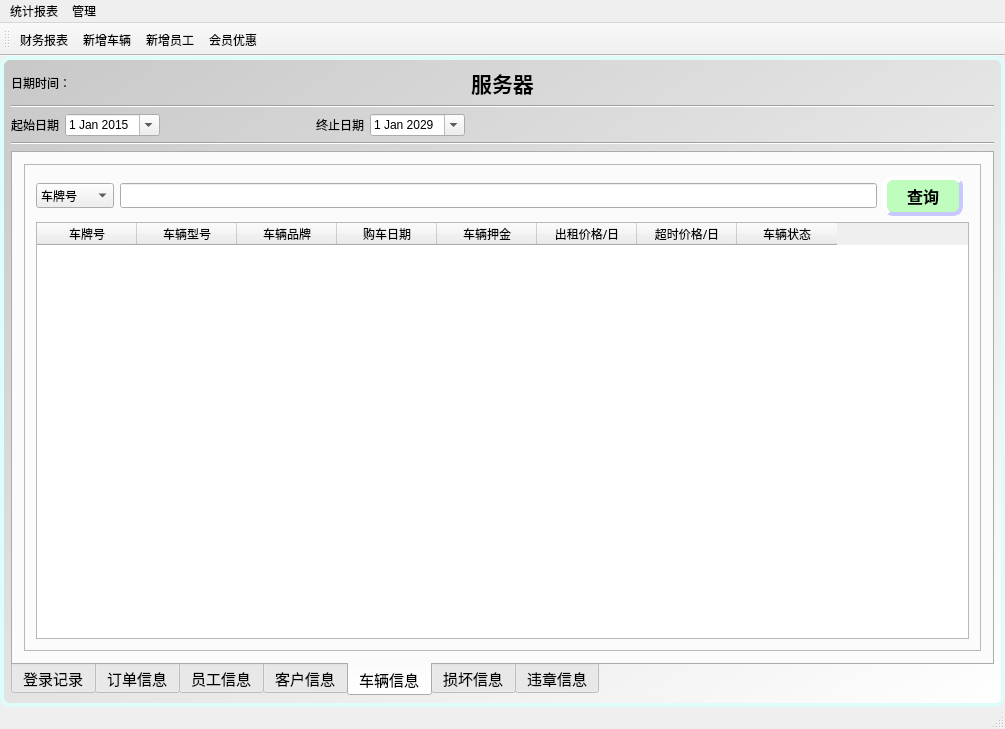
<?xml version="1.0" encoding="UTF-8"?>
<ui version="4.0">
 <class>MainWindow</class>
 <widget class="QMainWindow" name="MainWindow">
  <property name="geometry">
   <rect>
    <x>0</x>
    <y>0</y>
    <width>1005</width>
    <height>729</height>
   </rect>
  </property>
  <property name="windowTitle">
   <string>Server</string>
  </property>
  <property name="styleSheet">
   <string notr="true">QPushButton{
	border-style:outset;
	background-color:rgba(190, 253, 190);
	border-width:4px;
	border-radius:10px;
	border-color:rgba(200,200,255,255);
	font:bold 16px;
	color:rgba(0,0,0,255);
	padding:4px;
}
QPushButton:pressed{
    border-style:inset;
}
QPushButton:hover{
    background-color:rgba(148, 221, 132);
    color:rgba(0,0,0,200);
}
#centralWidget{
	background-color: qlineargradient(spread:repeat, x1:0, y1:0, x2:1, y2:1, stop:0 rgba(200, 200, 200, 255), stop:1 rgba(255, 255, 255, 255));
	border-style:solid;
	border-width:4px;
	border-radius:10px;
	border-color:rgba(222,252,249);
	font:bold 16px;
	color:rgba(0,0,0,255);
}</string>
  </property>
  <widget class="QWidget" name="centralWidget">
   <layout class="QGridLayout" name="gridLayout">
    <item row="0" column="0">
     <layout class="QHBoxLayout" name="horizontalLayout">
      <item>
       <widget class="QLabel" name="label_2">
        <property name="styleSheet">
         <string notr="true">
            anchors.fill: parent
            verticalAlignment: Text.AlignVCenter
            horizontalAlignment: styleData.textAlignment
            anchors.leftMargin: 12
            text: styleData.value
            elide: Text.ElideRight
            color: textColor
            renderType: Text.NativeRendering</string>
        </property>
        <property name="text">
         <string>日期时间：</string>
        </property>
       </widget>
      </item>
      <item>
       <widget class="QLabel" name="labelDateTime">
        <property name="text">
         <string/>
        </property>
       </widget>
      </item>
      <item>
       <spacer name="horizontalSpacer">
        <property name="orientation">
         <enum>Qt::Horizontal</enum>
        </property>
        <property name="sizeHint" stdset="0">
         <size>
          <width>40</width>
          <height>20</height>
         </size>
        </property>
       </spacer>
      </item>
     </layout>
    </item>
    <item row="0" column="1">
     <widget class="QLabel" name="label">
      <property name="frameShape">
       <enum>QFrame::NoFrame</enum>
      </property>
      <property name="frameShadow">
       <enum>QFrame::Sunken</enum>
      </property>
      <property name="text">
       <string>&lt;html&gt;&lt;head/&gt;&lt;body&gt;&lt;p&gt;&lt;span style=&quot; font-size:16pt; font-weight:600; color:#000000;&quot;&gt;服务器&lt;/span&gt;&lt;/p&gt;&lt;/body&gt;&lt;/html&gt;</string>
      </property>
      <property name="textFormat">
       <enum>Qt::RichText</enum>
      </property>
      <property name="alignment">
       <set>Qt::AlignCenter</set>
      </property>
      <property name="wordWrap">
       <bool>false</bool>
      </property>
      <property name="margin">
       <number>1</number>
      </property>
     </widget>
    </item>
    <item row="0" column="2">
     <spacer name="horizontalSpacer_2">
      <property name="orientation">
       <enum>Qt::Horizontal</enum>
      </property>
      <property name="sizeHint" stdset="0">
       <size>
        <width>379</width>
        <height>20</height>
       </size>
      </property>
     </spacer>
    </item>
    <item row="1" column="0" colspan="3">
     <widget class="Line" name="line_2">
      <property name="orientation">
       <enum>Qt::Horizontal</enum>
      </property>
     </widget>
    </item>
    <item row="2" column="0">
     <layout class="QHBoxLayout" name="horizontalLayout_4">
      <item>
       <layout class="QHBoxLayout" name="horizontalLayout_2">
        <item>
         <widget class="QLabel" name="label_3">
          <property name="text">
           <string>起始日期</string>
          </property>
         </widget>
        </item>
        <item>
         <widget class="QDateEdit" name="startDateEdit">
          <property name="calendarPopup">
           <bool>true</bool>
          </property>
          <property name="date">
           <date>
            <year>2015</year>
            <month>1</month>
            <day>1</day>
           </date>
          </property>
         </widget>
        </item>
       </layout>
      </item>
      <item>
       <spacer name="horizontalSpacer_3">
        <property name="orientation">
         <enum>Qt::Horizontal</enum>
        </property>
        <property name="sizeHint" stdset="0">
         <size>
          <width>40</width>
          <height>20</height>
         </size>
        </property>
       </spacer>
      </item>
      <item>
       <layout class="QHBoxLayout" name="horizontalLayout_3">
        <item>
         <widget class="QLabel" name="label_4">
          <property name="text">
           <string>终止日期</string>
          </property>
         </widget>
        </item>
        <item>
         <widget class="QDateEdit" name="closingDateEdit">
          <property name="calendarPopup">
           <bool>true</bool>
          </property>
          <property name="date">
           <date>
            <year>2029</year>
            <month>1</month>
            <day>1</day>
           </date>
          </property>
         </widget>
        </item>
       </layout>
      </item>
     </layout>
    </item>
    <item row="3" column="0" colspan="3">
     <widget class="Line" name="line">
      <property name="orientation">
       <enum>Qt::Horizontal</enum>
      </property>
     </widget>
    </item>
    <item row="4" column="0" colspan="3">
     <widget class="QTabWidget" name="tabWidget">
      <property name="font">
       <font>
        <family>楷体</family>
        <pointsize>11</pointsize>
       </font>
      </property>
      <property name="focusPolicy">
       <enum>Qt::WheelFocus</enum>
      </property>
      <property name="autoFillBackground">
       <bool>false</bool>
      </property>
      <property name="styleSheet">
       <string notr="true">selection-background-color: rgb(211, 244, 255);
selection-color: rgb(255, 92, 95);</string>
      </property>
      <property name="tabPosition">
       <enum>QTabWidget::South</enum>
      </property>
      <property name="tabShape">
       <enum>QTabWidget::Rounded</enum>
      </property>
      <property name="currentIndex">
       <number>4</number>
      </property>
      <widget class="QWidget" name="tab">
       <property name="styleSheet">
        <string notr="true">border-top-color: rgb(134, 255, 78);</string>
       </property>
       <attribute name="title">
        <string>登录记录</string>
       </attribute>
       <layout class="QGridLayout" name="gridLayout_2">
        <item row="0" column="0">
         <widget class="QFrame" name="frame">
          <property name="frameShape">
           <enum>QFrame::StyledPanel</enum>
          </property>
          <property name="frameShadow">
           <enum>QFrame::Sunken</enum>
          </property>
          <layout class="QGridLayout" name="gridLayout_11">
           <item row="0" column="0">
            <widget class="QTableWidget" name="log">
             <property name="sortingEnabled">
              <bool>true</bool>
             </property>
             <column>
              <property name="text">
               <string>时间</string>
              </property>
             </column>
             <column>
              <property name="text">
               <string>对象</string>
              </property>
             </column>
             <column>
              <property name="text">
               <string>事件</string>
              </property>
             </column>
            </widget>
           </item>
          </layout>
         </widget>
        </item>
       </layout>
      </widget>
      <widget class="QWidget" name="tab_2">
       <attribute name="title">
        <string>订单信息</string>
       </attribute>
       <layout class="QGridLayout" name="gridLayout_3">
        <item row="0" column="0">
         <widget class="QFrame" name="frame_2">
          <property name="frameShape">
           <enum>QFrame::StyledPanel</enum>
          </property>
          <property name="frameShadow">
           <enum>QFrame::Sunken</enum>
          </property>
          <layout class="QGridLayout" name="gridLayout_10">
           <item row="0" column="0">
            <layout class="QHBoxLayout" name="horizontalLayout_5">
             <item>
              <widget class="QComboBox" name="comboBoxRentInfo">
               <property name="cursor">
                <cursorShape>PointingHandCursor</cursorShape>
               </property>
               <item>
                <property name="text">
                 <string>订单编号</string>
                </property>
               </item>
               <item>
                <property name="text">
                 <string>身份证号</string>
                </property>
               </item>
               <item>
                <property name="text">
                 <string>员工编号</string>
                </property>
               </item>
               <item>
                <property name="text">
                 <string>车牌号</string>
                </property>
               </item>
              </widget>
             </item>
             <item>
              <widget class="QLineEdit" name="lineEditRentInfo"/>
             </item>
             <item>
              <widget class="QPushButton" name="pushBtnFindRent">
               <property name="minimumSize">
                <size>
                 <width>80</width>
                 <height>30</height>
                </size>
               </property>
               <property name="cursor">
                <cursorShape>PointingHandCursor</cursorShape>
               </property>
               <property name="text">
                <string>查询</string>
               </property>
              </widget>
             </item>
            </layout>
           </item>
           <item row="1" column="0">
            <widget class="QTableWidget" name="tableWidgetRentInfo">
             <property name="gridStyle">
              <enum>Qt::SolidLine</enum>
             </property>
             <property name="sortingEnabled">
              <bool>true</bool>
             </property>
             <column>
              <property name="text">
               <string>订单编号</string>
              </property>
             </column>
             <column>
              <property name="text">
               <string>身份证号</string>
              </property>
             </column>
             <column>
              <property name="text">
               <string>员工编号</string>
              </property>
             </column>
             <column>
              <property name="text">
               <string>车牌号</string>
              </property>
             </column>
             <column>
              <property name="text">
               <string>订单日期</string>
              </property>
             </column>
             <column>
              <property name="text">
               <string>取车日期</string>
              </property>
             </column>
             <column>
              <property name="text">
               <string>还车日期</string>
              </property>
             </column>
             <column>
              <property name="text">
               <string>缴费费用</string>
              </property>
             </column>
             <column>
              <property name="text">
               <string>实缴押金</string>
              </property>
             </column>
             <column>
              <property name="text">
               <string>订单状态</string>
              </property>
             </column>
             <column>
              <property name="text">
               <string>租车时长/日</string>
              </property>
             </column>
            </widget>
           </item>
          </layout>
         </widget>
        </item>
       </layout>
      </widget>
      <widget class="QWidget" name="tab_3">
       <property name="cursor">
        <cursorShape>ArrowCursor</cursorShape>
       </property>
       <attribute name="title">
        <string>员工信息</string>
       </attribute>
       <layout class="QGridLayout" name="gridLayout_4">
        <item row="0" column="0">
         <widget class="QFrame" name="frame_3">
          <property name="frameShape">
           <enum>QFrame::StyledPanel</enum>
          </property>
          <property name="frameShadow">
           <enum>QFrame::Sunken</enum>
          </property>
          <layout class="QGridLayout" name="gridLayout_8">
           <item row="0" column="0">
            <layout class="QHBoxLayout" name="horizontalLayout_6">
             <item>
              <widget class="QComboBox" name="comboBoxEmployeeInfo">
               <property name="cursor">
                <cursorShape>PointingHandCursor</cursorShape>
               </property>
               <item>
                <property name="text">
                 <string>员工姓名</string>
                </property>
               </item>
               <item>
                <property name="text">
                 <string>员工编号</string>
                </property>
               </item>
               <item>
                <property name="text">
                 <string>电话号码</string>
                </property>
               </item>
              </widget>
             </item>
             <item>
              <widget class="QLineEdit" name="lineEditEmployeeInfo"/>
             </item>
             <item>
              <widget class="QPushButton" name="pushBtnFindEmployee">
               <property name="minimumSize">
                <size>
                 <width>80</width>
                 <height>30</height>
                </size>
               </property>
               <property name="cursor">
                <cursorShape>PointingHandCursor</cursorShape>
               </property>
               <property name="text">
                <string>查询</string>
               </property>
              </widget>
             </item>
            </layout>
           </item>
           <item row="1" column="0">
            <widget class="QTableWidget" name="tableWidgetEmployeeInfo">
             <property name="sortingEnabled">
              <bool>true</bool>
             </property>
             <column>
              <property name="text">
               <string>员工编号</string>
              </property>
             </column>
             <column>
              <property name="text">
               <string>登录密码</string>
              </property>
             </column>
             <column>
              <property name="text">
               <string>员工姓名</string>
              </property>
             </column>
             <column>
              <property name="text">
               <string>员工性别</string>
              </property>
             </column>
             <column>
              <property name="text">
               <string>电话号码</string>
              </property>
             </column>
             <column>
              <property name="text">
               <string>入职日期</string>
              </property>
             </column>
             <column>
              <property name="text">
               <string>员工类别</string>
              </property>
             </column>
            </widget>
           </item>
          </layout>
         </widget>
        </item>
       </layout>
      </widget>
      <widget class="QWidget" name="tab_4">
       <attribute name="title">
        <string>客户信息</string>
       </attribute>
       <layout class="QGridLayout" name="gridLayout_5">
        <item row="0" column="0">
         <widget class="QFrame" name="frame_4">
          <property name="frameShape">
           <enum>QFrame::StyledPanel</enum>
          </property>
          <property name="frameShadow">
           <enum>QFrame::Sunken</enum>
          </property>
          <layout class="QGridLayout" name="gridLayout_7">
           <item row="0" column="0">
            <layout class="QHBoxLayout" name="horizontalLayout_7">
             <item>
              <widget class="QComboBox" name="comboBoxUserInfo">
               <property name="cursor">
                <cursorShape>PointingHandCursor</cursorShape>
               </property>
               <item>
                <property name="text">
                 <string>客户姓名</string>
                </property>
               </item>
               <item>
                <property name="text">
                 <string>身份证号</string>
                </property>
               </item>
               <item>
                <property name="text">
                 <string>手机号码</string>
                </property>
               </item>
              </widget>
             </item>
             <item>
              <widget class="QLineEdit" name="lineEditUserInfo"/>
             </item>
             <item>
              <widget class="QPushButton" name="pushBtnFindUser">
               <property name="minimumSize">
                <size>
                 <width>80</width>
                 <height>30</height>
                </size>
               </property>
               <property name="cursor">
                <cursorShape>PointingHandCursor</cursorShape>
               </property>
               <property name="text">
                <string>查询</string>
               </property>
              </widget>
             </item>
            </layout>
           </item>
           <item row="1" column="0">
            <widget class="QTableWidget" name="tableWidgetUserInfo">
             <property name="sortingEnabled">
              <bool>true</bool>
             </property>
             <column>
              <property name="text">
               <string>身份证号</string>
              </property>
             </column>
             <column>
              <property name="text">
               <string>登录密码</string>
              </property>
             </column>
             <column>
              <property name="text">
               <string>电话号码</string>
              </property>
             </column>
             <column>
              <property name="text">
               <string>用户姓名</string>
              </property>
             </column>
             <column>
              <property name="text">
               <string>用户性别</string>
              </property>
             </column>
             <column>
              <property name="text">
               <string>用户生日</string>
              </property>
             </column>
             <column>
              <property name="text">
               <string>会员等级</string>
              </property>
             </column>
             <column>
              <property name="text">
               <string>信誉积分</string>
              </property>
             </column>
             <column>
              <property name="text">
               <string>账户余额</string>
              </property>
             </column>
             <column>
              <property name="text">
               <string>注册日期</string>
              </property>
             </column>
             <column>
              <property name="text">
               <string>密保问题</string>
              </property>
             </column>
             <column>
              <property name="text">
               <string>密保答案</string>
              </property>
             </column>
            </widget>
           </item>
          </layout>
         </widget>
        </item>
       </layout>
      </widget>
      <widget class="QWidget" name="tab_5">
       <attribute name="title">
        <string>车辆信息</string>
       </attribute>
       <layout class="QGridLayout" name="gridLayout_6">
        <item row="0" column="0">
         <widget class="QFrame" name="frame_5">
          <property name="font">
           <font>
            <family>宋体</family>
           </font>
          </property>
          <property name="cursor">
           <cursorShape>ArrowCursor</cursorShape>
          </property>
          <property name="focusPolicy">
           <enum>Qt::ClickFocus</enum>
          </property>
          <property name="frameShape">
           <enum>QFrame::StyledPanel</enum>
          </property>
          <property name="frameShadow">
           <enum>QFrame::Sunken</enum>
          </property>
          <layout class="QGridLayout" name="gridLayout_9">
           <item row="1" column="0" colspan="2">
            <widget class="QTableWidget" name="tableWidgetCarInfo">
             <property name="minimumSize">
              <size>
               <width>812</width>
               <height>0</height>
              </size>
             </property>
             <property name="sortingEnabled">
              <bool>true</bool>
             </property>
             <attribute name="horizontalHeaderCascadingSectionResizes">
              <bool>false</bool>
             </attribute>
             <column>
              <property name="text">
               <string>车牌号</string>
              </property>
             </column>
             <column>
              <property name="text">
               <string>车辆型号</string>
              </property>
             </column>
             <column>
              <property name="text">
               <string>车辆品牌</string>
              </property>
             </column>
             <column>
              <property name="text">
               <string>购车日期</string>
              </property>
             </column>
             <column>
              <property name="text">
               <string>车辆押金</string>
              </property>
             </column>
             <column>
              <property name="text">
               <string>出租价格/日</string>
              </property>
             </column>
             <column>
              <property name="text">
               <string>超时价格/日</string>
              </property>
             </column>
             <column>
              <property name="text">
               <string>车辆状态</string>
              </property>
             </column>
            </widget>
           </item>
           <item row="0" column="0">
            <layout class="QHBoxLayout" name="horizontalLayout_8">
             <item>
              <widget class="QComboBox" name="comboBoxCarInfo">
               <property name="cursor">
                <cursorShape>PointingHandCursor</cursorShape>
               </property>
               <item>
                <property name="text">
                 <string>车牌号</string>
                </property>
               </item>
               <item>
                <property name="text">
                 <string>车辆型号</string>
                </property>
               </item>
              </widget>
             </item>
             <item>
              <widget class="QLineEdit" name="lineEditCarInfo"/>
             </item>
             <item>
              <widget class="QPushButton" name="pushBtnFindCar">
               <property name="minimumSize">
                <size>
                 <width>80</width>
                 <height>30</height>
                </size>
               </property>
               <property name="cursor">
                <cursorShape>PointingHandCursor</cursorShape>
               </property>
               <property name="text">
                <string>查询</string>
               </property>
              </widget>
             </item>
            </layout>
           </item>
          </layout>
         </widget>
        </item>
       </layout>
      </widget>
      <widget class="QWidget" name="tab_6">
       <attribute name="title">
        <string>损坏信息</string>
       </attribute>
       <layout class="QGridLayout" name="gridLayout_13">
        <item row="0" column="0">
         <widget class="QFrame" name="frame_6">
          <property name="frameShape">
           <enum>QFrame::StyledPanel</enum>
          </property>
          <property name="frameShadow">
           <enum>QFrame::Sunken</enum>
          </property>
          <layout class="QGridLayout" name="gridLayout_12">
           <item row="0" column="0">
            <layout class="QHBoxLayout" name="horizontalLayout_9">
             <item>
              <widget class="QComboBox" name="comboBoxBrokenInfo">
               <property name="cursor">
                <cursorShape>PointingHandCursor</cursorShape>
               </property>
               <item>
                <property name="text">
                 <string>损坏编号</string>
                </property>
               </item>
               <item>
                <property name="text">
                 <string>车牌号</string>
                </property>
               </item>
               <item>
                <property name="text">
                 <string>用户身份证号</string>
                </property>
               </item>
              </widget>
             </item>
             <item>
              <widget class="QLineEdit" name="lineEditBrokenInfo"/>
             </item>
             <item>
              <widget class="QPushButton" name="pushBtnBrokenInfo">
               <property name="minimumSize">
                <size>
                 <width>80</width>
                 <height>30</height>
                </size>
               </property>
               <property name="cursor">
                <cursorShape>PointingHandCursor</cursorShape>
               </property>
               <property name="text">
                <string>查询</string>
               </property>
              </widget>
             </item>
            </layout>
           </item>
           <item row="1" column="0">
            <widget class="QTableWidget" name="tableWidgetBrokenInfo">
             <property name="sortingEnabled">
              <bool>true</bool>
             </property>
             <column>
              <property name="text">
               <string>损坏编号</string>
              </property>
             </column>
             <column>
              <property name="text">
               <string>车牌号</string>
              </property>
             </column>
             <column>
              <property name="text">
               <string>用户身份证号</string>
              </property>
             </column>
             <column>
              <property name="text">
               <string>损坏日期</string>
              </property>
             </column>
             <column>
              <property name="text">
               <string>损坏概况</string>
              </property>
             </column>
             <column>
              <property name="text">
               <string>损坏程度</string>
              </property>
             </column>
             <column>
              <property name="text">
               <string>是否已经修复</string>
              </property>
             </column>
             <column>
              <property name="text">
               <string>维修价格</string>
              </property>
             </column>
            </widget>
           </item>
          </layout>
         </widget>
        </item>
       </layout>
      </widget>
      <widget class="QWidget" name="tab_7">
       <attribute name="title">
        <string>违章信息</string>
       </attribute>
       <layout class="QGridLayout" name="gridLayout_15">
        <item row="0" column="0">
         <widget class="QFrame" name="frame_7">
          <property name="frameShape">
           <enum>QFrame::StyledPanel</enum>
          </property>
          <property name="frameShadow">
           <enum>QFrame::Sunken</enum>
          </property>
          <layout class="QGridLayout" name="gridLayout_14">
           <item row="1" column="0" colspan="2">
            <widget class="QTableWidget" name="tableWidgetRecordInfo">
             <property name="sortingEnabled">
              <bool>true</bool>
             </property>
             <column>
              <property name="text">
               <string>罚单编号</string>
              </property>
             </column>
             <column>
              <property name="text">
               <string>身份证号</string>
              </property>
             </column>
             <column>
              <property name="text">
               <string>违章情况</string>
              </property>
             </column>
             <column>
              <property name="text">
               <string>违规罚金</string>
              </property>
             </column>
             <column>
              <property name="text">
               <string>违规日期</string>
              </property>
             </column>
            </widget>
           </item>
           <item row="0" column="0" colspan="2">
            <layout class="QHBoxLayout" name="horizontalLayout_10">
             <item>
              <widget class="QComboBox" name="comboBoxRecordInfo">
               <property name="cursor">
                <cursorShape>PointingHandCursor</cursorShape>
               </property>
               <item>
                <property name="text">
                 <string>罚单编号</string>
                </property>
               </item>
               <item>
                <property name="text">
                 <string>用户身份证号</string>
                </property>
               </item>
              </widget>
             </item>
             <item>
              <widget class="QLineEdit" name="lineEditRecordInfo"/>
             </item>
             <item>
              <widget class="QPushButton" name="pushBtnRecordInfo">
               <property name="minimumSize">
                <size>
                 <width>80</width>
                 <height>30</height>
                </size>
               </property>
               <property name="cursor">
                <cursorShape>PointingHandCursor</cursorShape>
               </property>
               <property name="text">
                <string>查询</string>
               </property>
              </widget>
             </item>
            </layout>
           </item>
          </layout>
         </widget>
        </item>
       </layout>
      </widget>
     </widget>
    </item>
   </layout>
  </widget>
  <widget class="QMenuBar" name="menuBar">
   <property name="geometry">
    <rect>
     <x>0</x>
     <y>0</y>
     <width>1005</width>
     <height>26</height>
    </rect>
   </property>
   <widget class="QMenu" name="menu">
    <property name="title">
     <string>统计报表</string>
    </property>
    <addaction name="actionIncome"/>
    <addaction name="separator"/>
   </widget>
   <widget class="QMenu" name="menu_2">
    <property name="title">
     <string>管理</string>
    </property>
    <addaction name="actionNewCar"/>
    <addaction name="separator"/>
    <addaction name="actionNewEmployee"/>
    <addaction name="separator"/>
    <addaction name="actionVIP"/>
   </widget>
   <addaction name="menu"/>
   <addaction name="menu_2"/>
  </widget>
  <widget class="QToolBar" name="mainToolBar">
   <attribute name="toolBarArea">
    <enum>TopToolBarArea</enum>
   </attribute>
   <attribute name="toolBarBreak">
    <bool>false</bool>
   </attribute>
   <addaction name="actionIncome"/>
   <addaction name="actionNewCar"/>
   <addaction name="actionNewEmployee"/>
   <addaction name="actionVIP"/>
  </widget>
  <widget class="QStatusBar" name="statusBar"/>
  <action name="actionIncome">
   <property name="icon">
    <iconset resource="resource.qrc">
     <normaloff>:/images/income.png</normaloff>:/images/income.png</iconset>
   </property>
   <property name="text">
    <string>财务报表</string>
   </property>
  </action>
  <action name="actionNewCar">
   <property name="icon">
    <iconset resource="resource.qrc">
     <normaloff>:/images/newCar.png</normaloff>:/images/newCar.png</iconset>
   </property>
   <property name="text">
    <string>新增车辆</string>
   </property>
  </action>
  <action name="actionNewEmployee">
   <property name="icon">
    <iconset resource="resource.qrc">
     <normaloff>:/images/newEmployee.png</normaloff>:/images/newEmployee.png</iconset>
   </property>
   <property name="text">
    <string>新增员工</string>
   </property>
  </action>
  <action name="actionVIP">
   <property name="icon">
    <iconset resource="resource.qrc">
     <normaloff>:/images/VIP_discount.png</normaloff>:/images/VIP_discount.png</iconset>
   </property>
   <property name="text">
    <string>会员优惠</string>
   </property>
  </action>
 </widget>
 <layoutdefault spacing="6" margin="11"/>
 <resources>
  <include location="resource.qrc"/>
 </resources>
 <connections/>
</ui>
